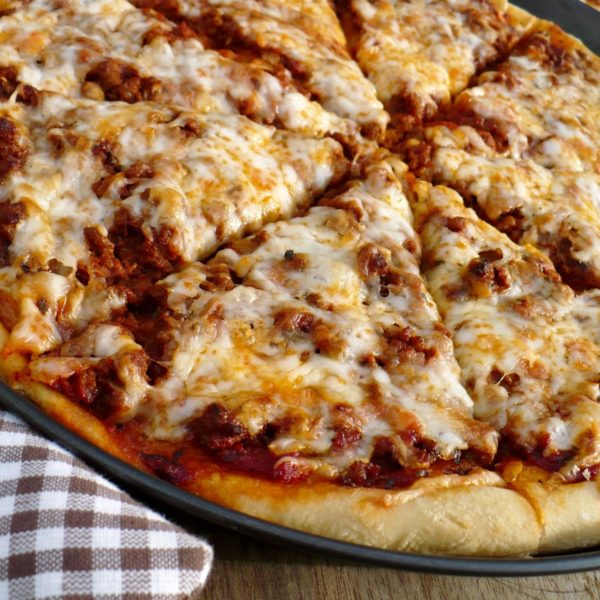
#> input picture taxonomy/images/Bolognese/pizza-bolognese-600x600.jpg, 600 x 600 px, given in place of image_543.jpg, which was not available
$ python superpixel.py
#> lines starting #> are read from the running program, lines starting #| are printed output that depends on the picture; pictures that were not available may be replaced by others from this repository, and a replacement may not be noted
# import the necessary packages
from skimage.segmentation import slic
from skimage.segmentation import mark_boundaries
from skimage.util import img_as_float
from skimage import io
import matplotlib.pyplot as plt
import argparse


image_path="/home/vbartko/Downloads/whatsonpizza/dataset_1K/5_recipes/image_543.jpg"

# load the image and convert it to a floating point data type
image = img_as_float(io.imread(image_path))

# loop over the number of segments
for numSegments in (100, 200, 50):
    # apply SLIC and extract (approximately) the supplied number
    # of segments
    segments = slic(image, n_segments=numSegments, sigma=5)

    # show the output of SLIC
    fig = plt.figure("Superpixels -- %d segments" % (numSegments))
    ax = fig.add_subplot(1, 1, 1)
    ax.imshow(mark_boundaries(image, segments))
    plt.axis("off")
#> this loop made 3 passes
#> pass 1, `segments = slic(image, n_segments=numSegments, sigma=5)`:
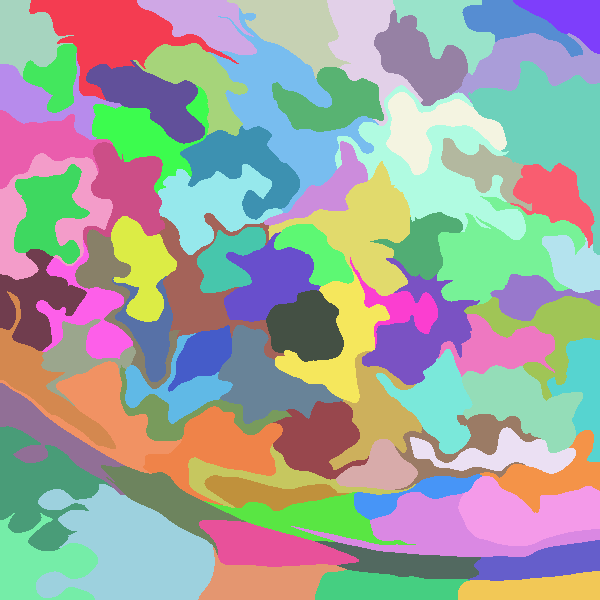
#> segments: shape (600, 600) int64; 83 distinct labels, from 1 to 83; one colour per label, 0 black
#> pass 2, `segments = slic(image, n_segments=numSegments, sigma=5)`:
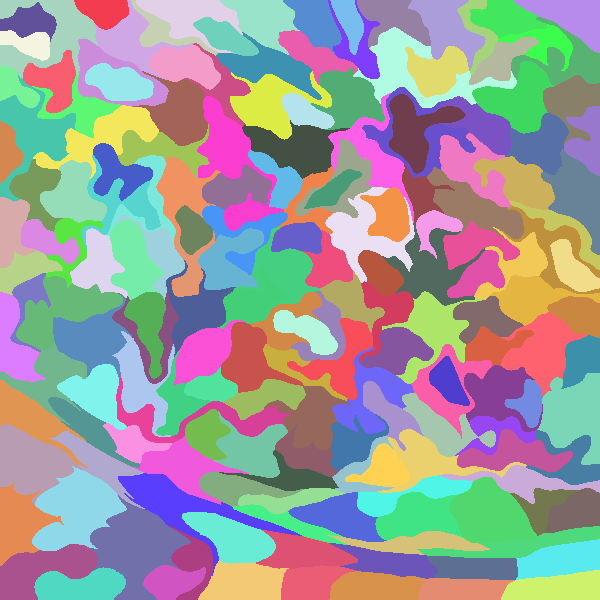
#> segments: shape (600, 600) int64; 179 distinct labels, from 1 to 179; one colour per label, 0 black
#> pass 3, `segments = slic(image, n_segments=numSegments, sigma=5)`:
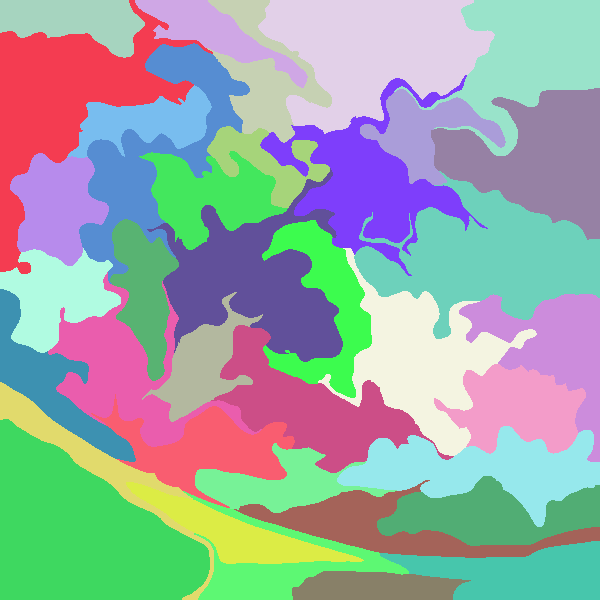
#> segments: shape (600, 600) int64; 37 distinct labels, from 1 to 37; one colour per label, 0 black

# show the plots
plt.show()
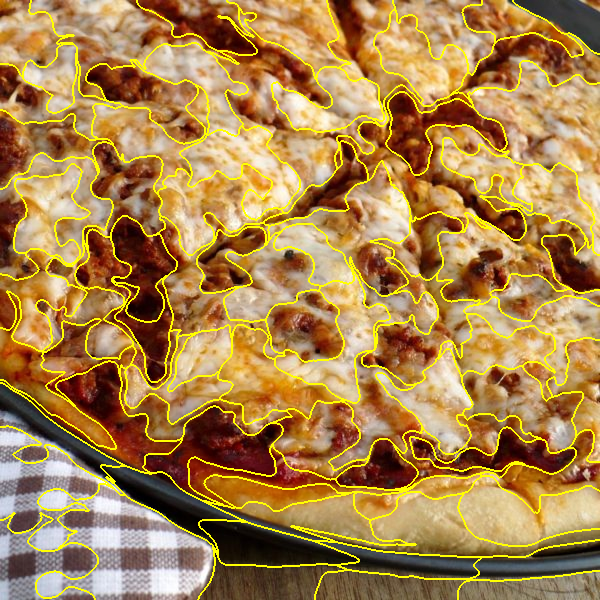
#> shown: shape (600, 600, 3) float64; mean R, G, B 0.669, 0.52, 0.297
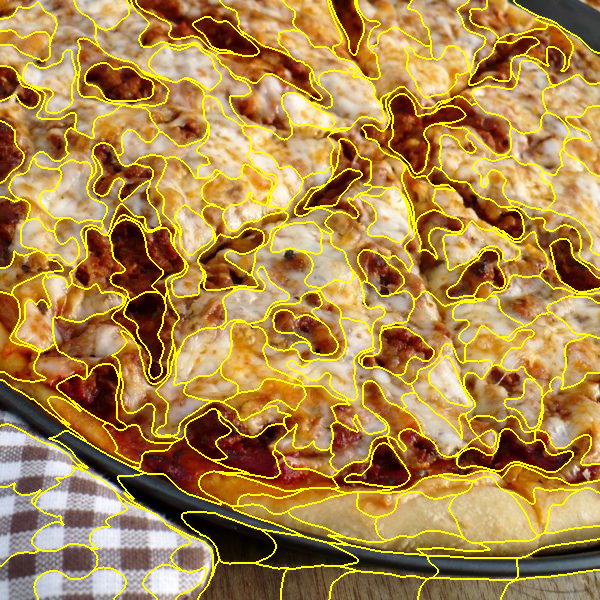
#> shown: shape (600, 600, 3) float64; mean R, G, B 0.679, 0.536, 0.287
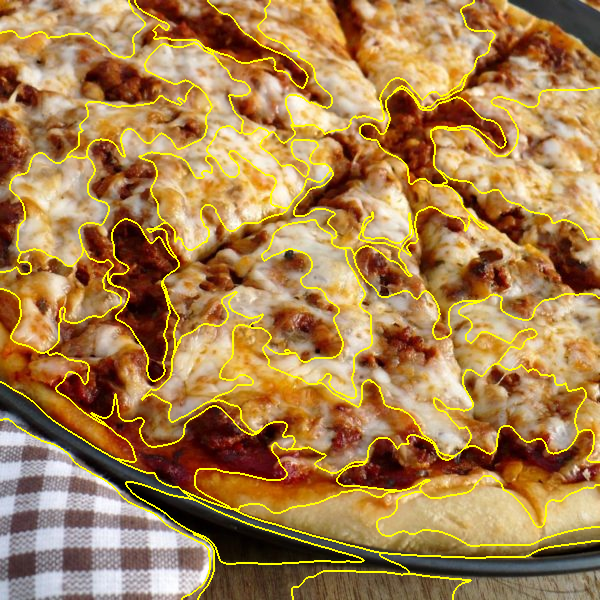
#> shown: shape (600, 600, 3) float64; mean R, G, B 0.659, 0.505, 0.305

$ run again, on taxonomy/images/Capricciosa/capricciosa01.jpg
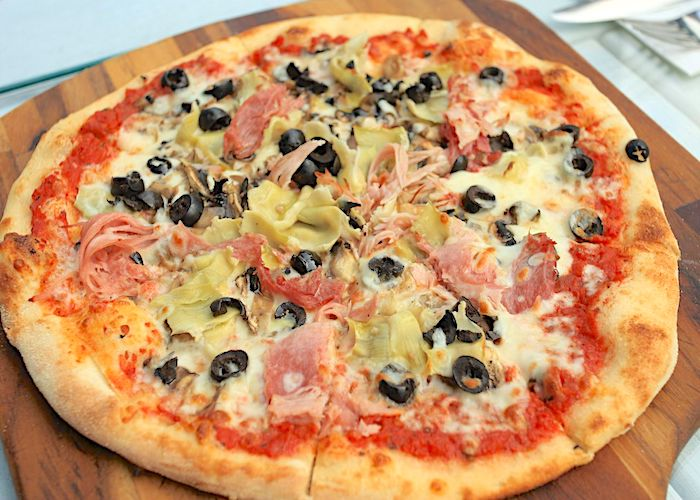
#> input picture taxonomy/images/Capricciosa/capricciosa01.jpg, 700 x 500 px, given in place of image_543.jpg, which was not available
#> the loop `for numSegments in (100, 200, 50):` made 3 passes
#> pass 1, `segments = slic(image, n_segments=numSegments, sigma=5)`:
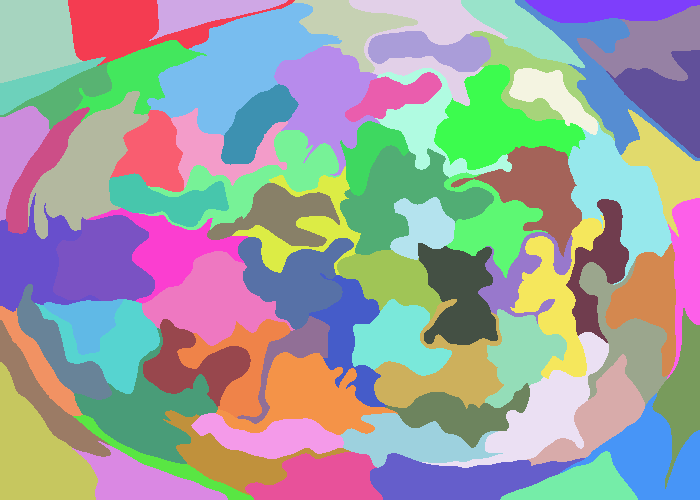
#> segments: shape (500, 700) int64; 79 distinct labels, from 1 to 79; one colour per label, 0 black
#> `plt.show()`:
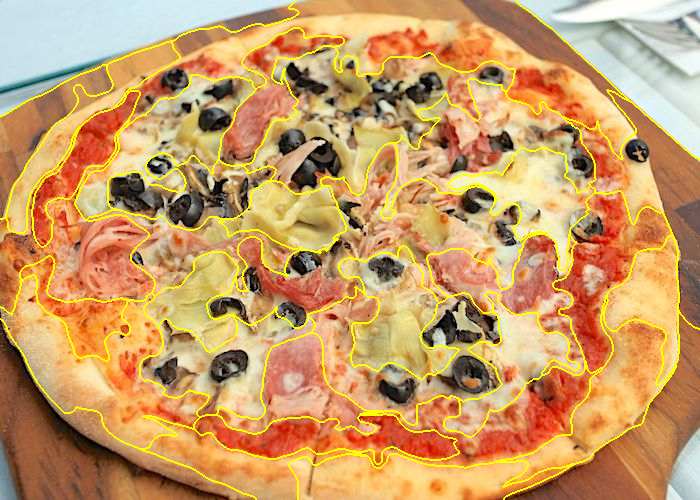
#> shown: shape (500, 700, 3) float64; mean R, G, B 0.792, 0.613, 0.396
